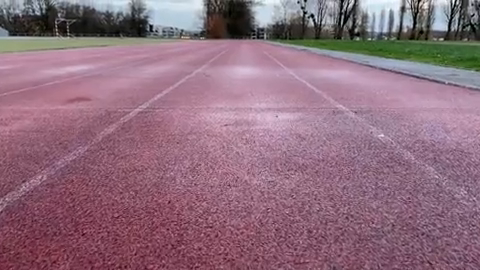
#> input picture frame 25 of Former Subjects/resources/video_piste.mp4, 480 x 270 px
$ python reco_img.py
#> lines starting #> are read from the running program, lines starting #| are printed output that depends on the picture; after the words box and inside, x2 and y2 are one past the last pixel; in counts of white or black regions, pixels touching at a corner belong together
import matplotlib.pyplot as plt
import numpy as np
import time
import cv2 as cv

h, w = 0, 0

# ------------- Traitement d'image -----------------

def diminution_resolution2(img, coeff):
    """
    Diminue la résolution d'une image
    """
    img = img.copy()
    new_img = []
    w, h = img.shape[0:2]

    for x in range(0, w, coeff):
        new_line = []
        for y in range(0, h, coeff):
            new_line.append(img[x, y, :])
        new_img.append(new_line)

    return np.array(new_img)

# ------------------ Détection de blanc

def detect_white_line(img):
    # Détection grossière de points blancs
    img = img.copy()
    w, h = img.shape[0:2]
    red = [0.6, 0.4, 0.4]
    first_red = w//2
    greenPoints = []
    for y in range(h):
        for x in range(first_red, w):
            if h // 3 < y < 2 * h // 3:
                continue
            if (
                img[x, y, 0] > red[0] and
                img[x, y, 1] > red[1] and
                img[x, y, 2] > red[2]
                ):
                img[x, y, :] = [0, 1, 0]
                greenPoints.append((y, x))

    return img, greenPoints


def clearGreenPoints(img, greenPoints, n=1):
    # Fonction de nettoyage de défauts de detect_white_line
    # (INUTILISÉ)
    newGreenPoints = []
    for x, y in greenPoints:
        found = False
        for i in range(-n, n+1):
            for j in range(-n, n+1):
                try:
                    if tuple(img[y + i, x + j, :]) == (0, 1, 0) and (i, j) != (0, 0):
                        found = True
                except IndexError:
                    pass
        if found:
            newGreenPoints.append((x, y))

    for x, y in greenPoints:
        if (x, y) in newGreenPoints:
            img[y, x, :] = [1, 1, 1]
    print(len(greenPoints), len(newGreenPoints))
    return newGreenPoints


# ------------- Densité --------------

def graduate_density(img, greenPoints, r=4):
    # Affiche la densité de chaque points
    densities = [[density(img, x, y, r), (x, y)] for x, y in greenPoints]
    i = 0
    maxd = max(densities, key=lambda x: x[0])[0]
    for x, y in greenPoints:
        d = densities[i]
        img[y, x, :] = [0, d[0]/maxd, 0]
        i += 1
    return img, sorted(densities, key=lambda x: x[0], reverse=True)


def density(img, x, y, radius):
    # Calcule la densité d'un point
    count = 0
    n_green = 0
    for i in range(-radius, radius+1):
        for j in range(-radius, radius+1):
            try:
                if tuple(img[y + i, x + j, :]) == (0, 1, 0) and (i, j) != (0, 0):
                    n_green += 1
                count += 1
            except IndexError:
                pass
    return n_green/count


# ------------- Modélisation --------------------

def modelisation(densities, N_dense = 20):
    # Regressions linéaires sur N_dense points pour modéliser les lignes
    rightX, rightY = [], []
    leftX, leftY = [], []

    i = 0
    # 20 points les plus denses de chaque côté
    while len(rightX) < N_dense or len(leftX) < N_dense:
        i += 1
        x, y = densities[i][1]
        if x > w // 2 and len(rightX) < N_dense:
            rightX.append(x)
            rightY.append(y)
        elif len(leftX) < N_dense:
            leftX.append(x)
            leftY.append(y)

    print(len(leftX), len(rightX))
    rightA, rightB = np.polyfit(rightX, rightY, deg=1)
    leftA, leftB = np.polyfit(leftX, leftY, deg=1)

    return (rightA, rightB, leftA, leftB)


def read_video(filename):
#> called with filename = 'resources/video_piste.mp4'
    cap = cv.VideoCapture(filename)
    if not cap.isOpened():
        print("Cannot open camera")
        exit()
    while True:
        # Capture frame-by-frame
        ret, frame = cap.read()
#> frame is the input picture: shape (270, 480, 3); mean B, G, R 124.5, 109, 142.8
        # if frame is read correctly ret is True
        if not ret:
            cap.set(cv.CAP_PROP_POS_FRAMES, 0)
            continue
        # Our operations on the frame come here
        global h, w
        h, w = frame.shape[0:2]
#> h = 270; w = 480
        frame, greenPoints = detect_white_line(frame)
#> after the loop in detect_white_line, `for y in range(h):`:
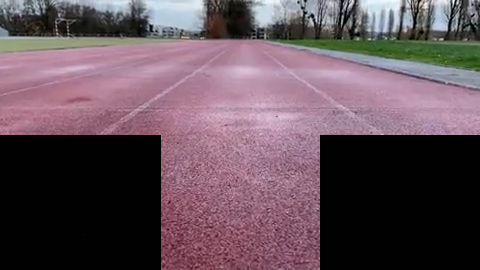
#> img: shape (270, 480, 3); mean B, G, R 88.3, 79.7, 98.1
#> greenPoints = 43334 items
        frame, densities = graduate_density(frame, greenPoints, r=1)
#> in graduate_density, `maxd = max(densities, key=lambda x: x[0])[0]`: maxd = 0.889
#> the loop in graduate_density, `for x, y in greenPoints:` made 43334 passes
#> d on passes 1 to 3: [0.556, (0, 135)], [0.889, (0, 136)], [0.889, (0, 137)]
#> after the loop in graduate_density, `for x, y in greenPoints:`: img: shape (270, 480, 3); 0.81% of pixels changed, all inside (x1, y1, x2, y2) = (0, 135, 480, 270)
#> after the loop in graduate_density, `for x, y in greenPoints:`: i = 43334
#> densities = 43334 items
        for density in densities:
            if not np.isfinite(density[0]):
                print("!!!!")
#> this loop made 43334 passes
#> density on passes 1 to 3: [0.889, (0, 136)], [0.889, (0, 137)], [0.889, (0, 138)]
        rA, rB, lA, lB = modelisation(densities)
#> after the loop in modelisation, `while len(rightX) < N_dense or len(leftX) < N_dense:`: i = 21290; leftX = [0, 0, 0, 0, 0, 0, 0, 0, 0, 0, 0, 0, 0, 0, 0, 0, 0, 0, 0, 0]; leftY = [137, 138, 139, 140, 141, 142, 143, 144, 145, 146, 147, 148, 149, 150, 151, 152, 153, 154, 155, 156]; rightX = [321, 321, 321, 321, 321, 321, 321, 321, 321, 321, 321, 321, 321, 321, 321, 321, 321, 321, 321, 321]; rightY = [136, 137, 138, 139, 140, 141, 142, 143, 144, 145, 146, 147, 148, 149, 150, 151, 152, 153, 154, 155]
#| 20 20
#> in modelisation, `rightA, rightB = np.polyfit(rightX, rightY, deg=1)`: rightA = 0.227; rightB = 72.75

        cv.line(frame, (0, h), (w//2, lA*w//2+lB), (0, 255, 0), 5)
        cv.line(frame, (w, h), (w//2, rA*w//2+rB), (0, 255, 0), 5)

        # Display the resulting frame
        cv.imshow('frame', frame)
        if cv.waitKey(1) == ord('q'):
            break
    # When everything done, release the capture
    cap.release()
    cv.destroyAllWindows()


if __name__ == "__main__":
    # ----------- Test -----------
#> (the run stopped early here; a loop or call above may not have finished)

$ run again, starting later in the video
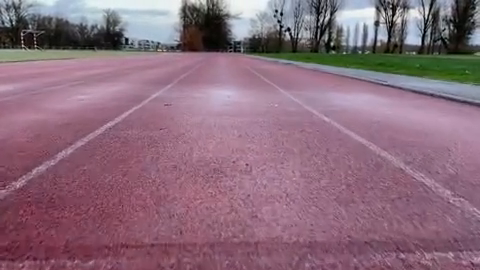
#> input picture frame 115 of Former Subjects/resources/video_piste.mp4, 480 x 270 px
#> in read_video, frame is the input picture: shape (270, 480, 3); mean B, G, R 122.8, 107.6, 138.8
#> after the loop in detect_white_line, `for y in range(h):`:
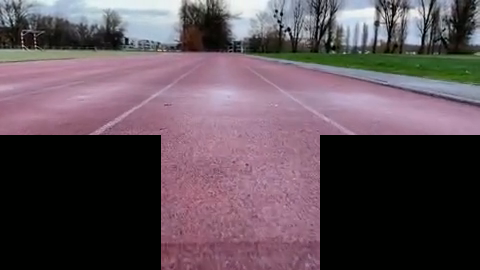
#> img: shape (270, 480, 3); mean B, G, R 86.5, 78.5, 93.5
#> greenPoints = 43335 items
#> maxd = 0.889
#> the loop in graduate_density, `for x, y in greenPoints:` made 43335 passes
#> d on passes 1 to 3: [0.556, (0, 135)], [0.889, (0, 136)], [0.889, (0, 137)]
#> after the loop in graduate_density, `for x, y in greenPoints:`: i = 43335
#> in read_video, `frame, densities = graduate_density(frame, greenPoints, r=1)`: densities = 43335 items
#> the loop in read_video, `for density in densities:` made 43335 passes
#> density on passes 1 to 3: [0.889, (0, 136)], [0.889, (0, 137)], [0.889, (0, 138)]
#> after the loop in modelisation, `while len(rightX) < N_dense or len(leftX) < N_dense:`: i = 21299; leftX = [0, 0, 0, 0, 0, 0, 0, 0, 0, 0, 0, 0, 0, 0, 0, 0, 0, 0, 0, 0]; leftY = [137, 138, 139, 140, 141, 142, 143, 144, 145, 146, 147, 148, 149, 150, 151, 152, 153, 154, 155, 156]; rightX = [321, 321, 321, 321, 321, 321, 321, 321, 321, 321, 321, 321, 321, 321, 321, 321, 321, 321, 321, 321]; rightY = [136, 137, 138, 139, 140, 141, 142, 143, 144, 145, 146, 147, 148, 149, 150, 151, 152, 153, 154, 155]
#| 20 20
#> rightA = 0.227; rightB = 72.75

$ run again, starting later in the video
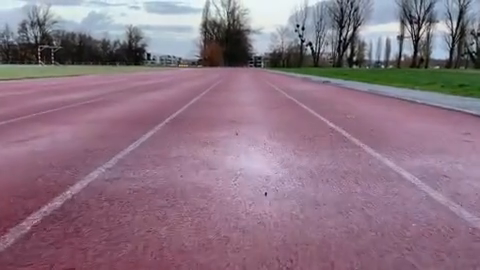
#> input picture frame 204 of Former Subjects/resources/video_piste.mp4, 480 x 270 px
#> in read_video, frame is the input picture: shape (270, 480, 3); mean B, G, R 130.5, 115.4, 139.5
#> after the loop in detect_white_line, `for y in range(h):`:
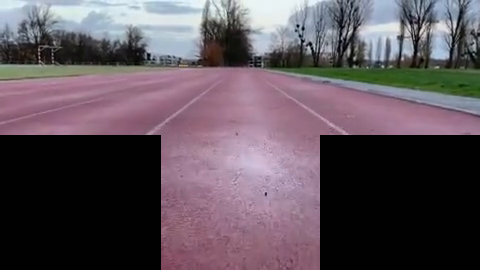
#> img: shape (270, 480, 3); mean B, G, R 89.5, 81.8, 92.8
#> greenPoints = 43335 items
#> maxd = 0.889
#> the loop in graduate_density, `for x, y in greenPoints:` made 43335 passes
#> d on passes 1 to 3: [0.556, (0, 135)], [0.889, (0, 136)], [0.889, (0, 137)]
#> after the loop in graduate_density, `for x, y in greenPoints:`: i = 43335
#> in read_video, `frame, densities = graduate_density(frame, greenPoints, r=1)`: densities = 43335 items
#> the loop in read_video, `for density in densities:` made 43335 passes
#> density on passes 1 to 3: [0.889, (0, 136)], [0.889, (0, 137)], [0.889, (0, 138)]
#> after the loop in modelisation, `while len(rightX) < N_dense or len(leftX) < N_dense:`: i = 21299; leftX = [0, 0, 0, 0, 0, 0, 0, 0, 0, 0, 0, 0, 0, 0, 0, 0, 0, 0, 0, 0]; leftY = [137, 138, 139, 140, 141, 142, 143, 144, 145, 146, 147, 148, 149, 150, 151, 152, 153, 154, 155, 156]; rightX = [321, 321, 321, 321, 321, 321, 321, 321, 321, 321, 321, 321, 321, 321, 321, 321, 321, 321, 321, 321]; rightY = [136, 137, 138, 139, 140, 141, 142, 143, 144, 145, 146, 147, 148, 149, 150, 151, 152, 153, 154, 155]
#| 20 20
#> rightA = 0.227; rightB = 72.75
